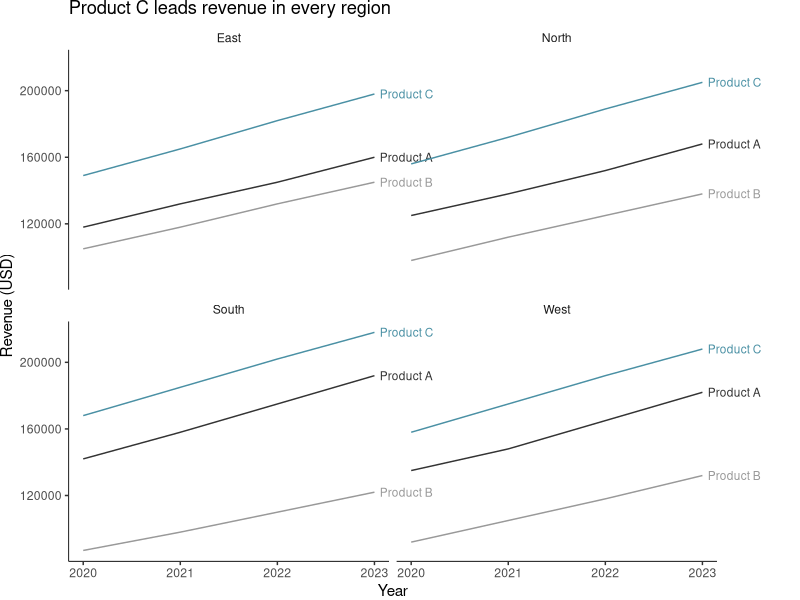
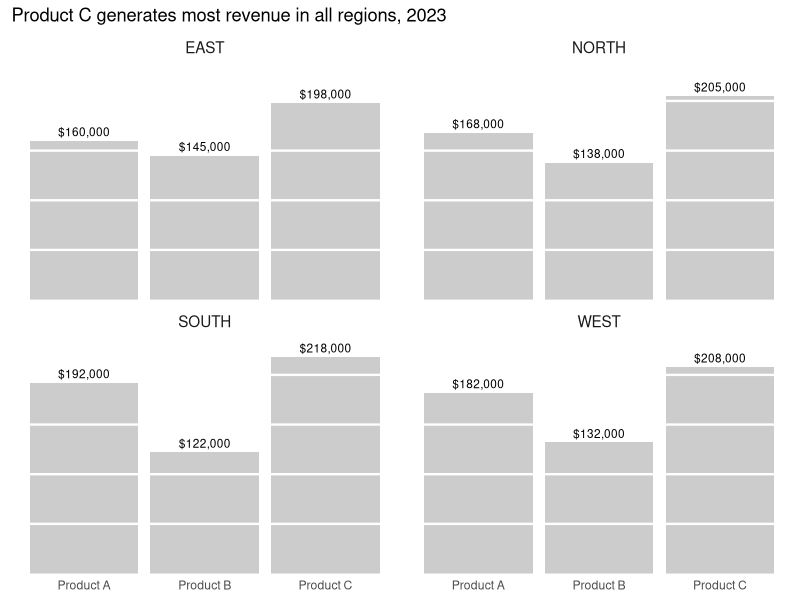
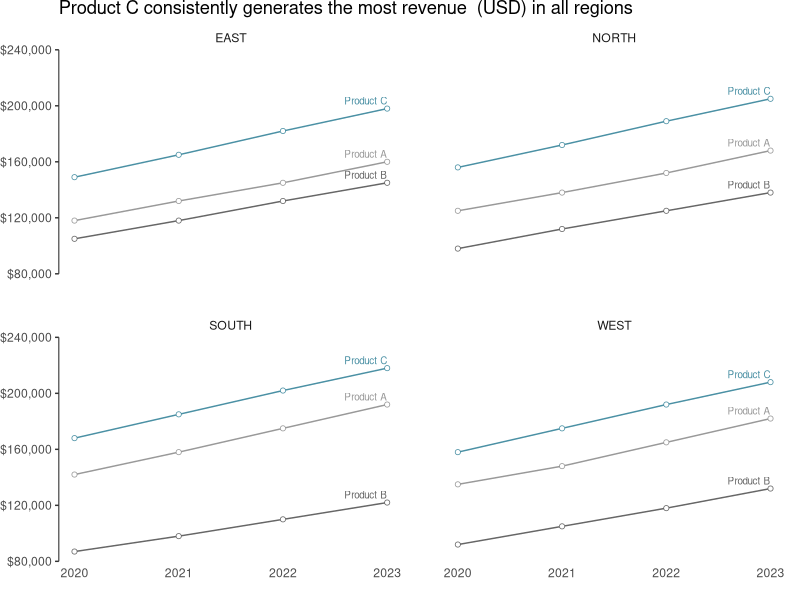
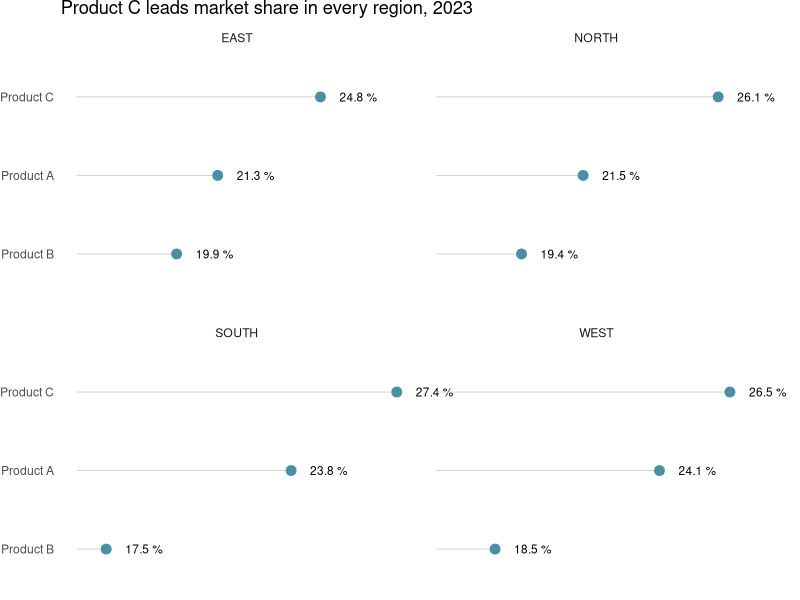
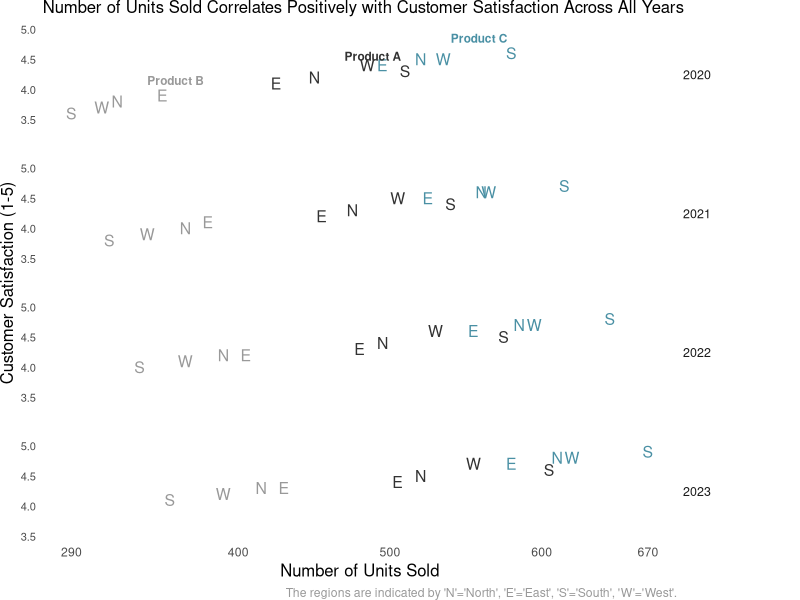
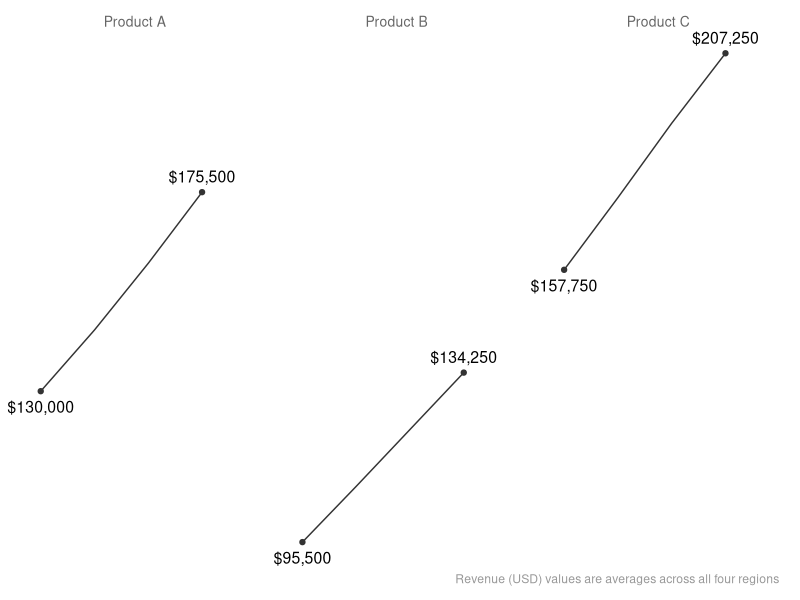
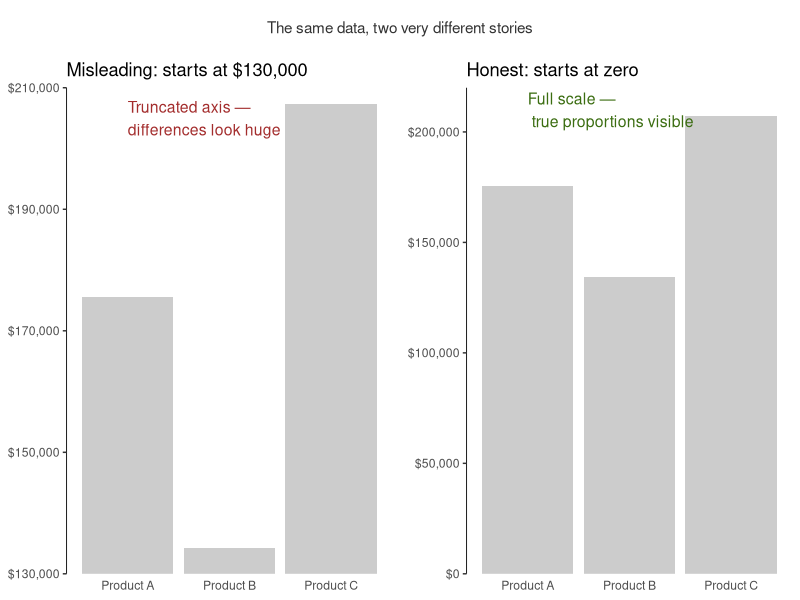
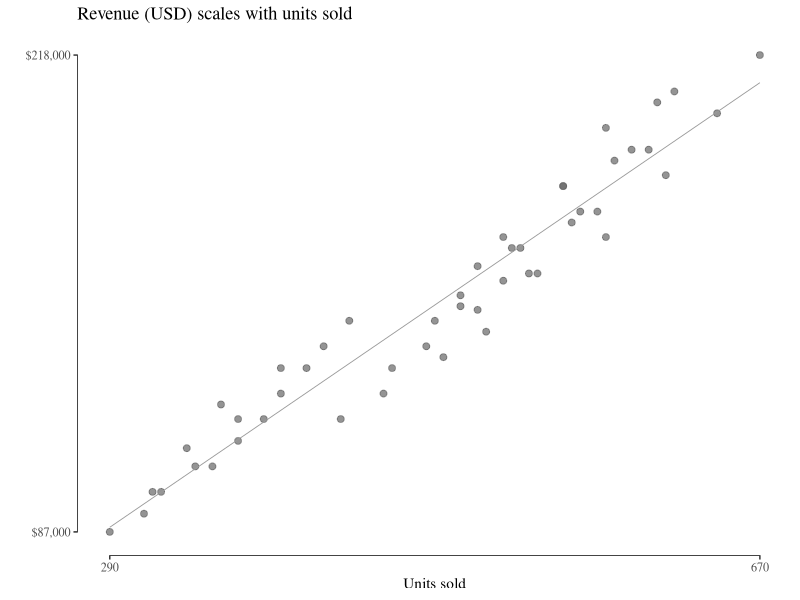

Write R code to recreate these figures, in order.
## ---- chunk 1
# Load required libraries
library(tidyverse)
library(ggthemes)
library(gridExtra)
library(cowplot)
library(grid)
library(skimr)

# Read the raw data
data <- read_csv("sample_data.csv")
# Check first rows, names and dtypes
head(data)
# Change products from Product_X to "Product X"
data <- data |>
   mutate(product = gsub("_", " ", product))

# look at structure and statistics of dataset
skimr::skim(data)
## ---- chunk 2

data |>
  mutate(region = factor(region, levels = c("North", "East", "South", "West"))) |>
  ggplot(aes(x = year, y = revenue, color = product)) +
  geom_line() +
  facet_wrap(~ region) +
  geom_text(
    data = data |> filter(year == max(year)),
    aes(label = product),
    hjust = -0.1, size = 3
  ) +
      scale_colour_manual(values = c("Product A" = "grey20",
                                 "Product B" = "grey60",
                                 "Product C" = "#4a90a4")) +
  coord_cartesian(clip = "off") +
  theme(
    panel.grid       = element_blank(),
    panel.border     = element_blank(),
    axis.line        = element_line(colour = "black", linewidth = 0.3),
    panel.background = element_blank(),
    strip.background = element_blank(),
    legend.position  = "none",
    plot.margin      = margin(r = 60)
  ) +
  labs(x = "Year", y = "Revenue (USD)", 
       title = "Product C leads revenue in every region")

## ---- chunk 3

data |> 
  filter(year == 2023) |> 
  ggplot(aes(x = product, y = revenue)) + 
geom_col(fill = "grey80", colour = NA) +
geom_hline(yintercept = seq(50000, max(data$revenue), by = 50000),
           colour = "white", linewidth = 0.8) + 
  facet_wrap(~ region, labeller = labeller(region = toupper)) +
  geom_text(aes(label = scales::dollar(revenue)), vjust = -0.5, size = 3) +
  scale_y_continuous(expand = expansion(mult = c(0, 0.1))) +
  theme(
    panel.grid       = element_blank(),
    panel.border     = element_blank(),
    panel.background = element_blank(),
    axis.line.x      = element_blank(),
    axis.ticks       = element_blank(),
    axis.text.y      = element_blank(),
    axis.title.y     = element_blank(),
    strip.background = element_blank(),
    legend.position  = "none",
    strip.text       = element_text(size = 11)
  ) +
  labs(x = NULL, title = "Product C generates most revenue in all regions, 2023")
## ---- chunk 4


ggplot(data, aes(x = year, y = revenue, col = product)) + 
  geom_line() + 
  geom_point(size = 1.5, shape = 21, fill = "white", stroke = 0.4) +
  facet_wrap(~ region, labeller = labeller(region = toupper)) +
  scale_colour_manual(values = c("Product A" = "grey60", 
                                 "Product B" = "grey40", 
                                 "Product C" = "#4a90a4")) +

scale_y_continuous(
  limits = c(80000, 240000),
  breaks = c(80000, 120000, 160000, 200000, 240000),
  labels = scales::dollar,
  expand = c(0, 0)
)+
  theme(
    panel.grid       = element_blank(),
    panel.border     = element_blank(),
    axis.line        = element_line(colour = "black", linewidth = 0.3),
    panel.background = element_blank(),
    axis.line.x      = element_blank(),
    axis.ticks.x     = element_blank(),
    axis.title.y     = element_blank(),
    strip.background = element_blank(),
    legend.position  = "none",
    plot.margin      = margin(r = 10)
  ) +
theme(panel.spacing.x = unit(1, "cm"),
     panel.spacing.y = unit(1, "cm")) +
geom_text(
  data = data |> filter(year == max(year)),
  aes(label = product),
  hjust = 1, 
  vjust = -0.5,
  size = 2.5
) +
  labs(x = "", title = "Product C consistently generates the most revenue  (USD) in all regions")
## ---- chunk 5

data |>
  filter(year == 2023) |>
  arrange(region, market_share) |>
  mutate(product = factor(product, levels = unique(product))) |>
  ggplot(aes(x = market_share, y = product)) +
  geom_segment(aes(x = min(market_share) -1 , xend = market_share, yend = product),
               colour = "grey80", linewidth = 0.3) +
  geom_point(size = 3, colour = "#4a90a4") +
geom_text(aes(label = paste0(round(market_share, 1), " %")),
          hjust = -0.5, size = 3) +
coord_cartesian(clip = "off") +
theme(plot.margin = margin(r = 20)) +
  facet_wrap(~ region, labeller = labeller(region = toupper)) +
  theme(
    panel.grid       = element_blank(),
    panel.border     = element_blank(),
    panel.background = element_blank(),
    strip.background = element_blank(),
    axis.line        = element_blank(),
    axis.ticks       = element_blank(),
    axis.title.x     = element_blank(),
    axis.text.x      = element_blank()) + 
theme(panel.spacing.y = unit(0.5, "cm")) +
  labs(y = NULL, title = "Product C leads market share in every region, 2023")
## ---- chunk 6
ggplot(data, aes(x = units_sold, y = customer_satisfaction, col = product)) +
  geom_text(aes(label = substr(region, 1, 1)), size = 4, show.legend = FALSE) +
geom_text(
  data = data |> filter(year == min(year), region == "North"),
  aes(label = product),
  hjust = 0, nudge_x = 20, nudge_y = 0.35, size = 3, fontface = "bold"
)+
  facet_grid(year ~ .) +
  scale_colour_manual(values = c("Product A" = "grey20",
                                 "Product B" = "grey60",
                                 "Product C" = "#4a90a4")) +
  scale_y_continuous(breaks = seq(3, 5, by = 0.5)) +
  scale_x_continuous(breaks = c(min(data$units_sold), 400, 500, 600, max(data$units_sold))
) +
  coord_cartesian(ylim = c(3.5, 5), clip = "off") +
  theme(
    panel.grid       = element_blank(),
    panel.border     = element_blank(),
    panel.background = element_blank(),
    strip.background = element_blank(),
    axis.line        = element_blank(),
    axis.ticks       = element_blank(),
    legend.position  = "none",
    axis.text.y      = element_text(size = 8),
    strip.text.y     = element_text(angle = 0, size = 9),
    plot.margin      = margin(r = 60),
    panel.spacing.y  = unit(1, "cm"),
    plot.caption     = element_text(colour = "grey60"),
    plot.title   = element_text(size = 12),
    axis.title.x = element_text(size = 12),
    axis.title.y = element_text(size = 12)
  ) +
  labs(x = "Number of Units Sold", y = "Customer Satisfaction (1-5)",
       title = "Number of Units Sold Correlates Positively with Customer Satisfaction Across All Years",
       caption = "The regions are indicated by 'N'='North', 'E'='East', 'S'='South', 'W'='West'.")
## ---- chunk 7

data_spark <- data |>
  group_by(product, year) |>
  summarise(revenue = mean(revenue), .groups = "drop")

endpoints <- data_spark |>
  group_by(product) |>
  filter(revenue == min(revenue) | revenue == max(revenue))

ggplot(data_spark, aes(x = year, y = revenue)) +
  geom_line(linewidth = 0.5, colour = "grey20") +
  geom_point(data = endpoints, size = 1.5, colour = "grey20") +
  geom_text(
    data = endpoints |> filter(revenue == max(revenue)),
    aes(label = scales::dollar(revenue)),
    vjust = -0.8, size = 4
  ) +
  geom_text(
    data = endpoints |> filter(revenue == min(revenue)),
    aes(label = scales::dollar(revenue)),
    vjust = 1.8, size = 4
  ) +
  facet_wrap(~ product, nrow = 1) +
  scale_x_continuous(limits = c(2019.5, 2024), expand = c(0, 0)) +
  scale_y_continuous(limits = c(min(data_spark$revenue), max(data_spark$revenue))) +
  coord_cartesian(clip = "off") +
  theme_void() +
  theme(
    strip.text    = element_text(size = 10, colour = "grey40"),
    panel.spacing = unit(0.5, "cm"),
    plot.margin   = margin(10, 15, 10, 10),
      plot.caption     = element_text(colour = "grey60")
  ) +
  
labs(caption = "Revenue (USD) values are averages across all four regions")
## ---- chunk 8

data_2023 <- data |> filter(year == 2023) |>
  group_by(product) |>
  summarise(revenue = mean(revenue), .groups = "drop")

p1 <- ggplot(data_2023, aes(x = product, y = revenue)) +
  geom_col(fill = "grey80") +
  scale_y_continuous(labels = scales::dollar, expand = c(0, 0)) +
  coord_cartesian(ylim = c(130000, 210000)) +
  annotate("text", x = 1, y = 205000, label = "Truncated axis — \ndifferences look huge",
           size = 4, colour = "#a32d2d", hjust = 0) +
  theme(panel.grid = element_blank(), panel.background = element_blank(),
        axis.ticks.x = element_blank(), panel.border = element_blank(),
        axis.line.y = element_line(linewidth = 0.3)) +
  labs(x = NULL, y = NULL, title = "Misleading: starts at $130,000", size=11)

p2 <- ggplot(data_2023, aes(x = product, y = revenue)) +
  geom_col(fill = "grey80") +
  scale_y_continuous(labels = scales::dollar, expand = c(0, 0)) +
  coord_cartesian(ylim = c(0, 220000)) +
  annotate("text", x = 1, y = 210000, label = "Full scale —\n true proportions visible",
           size = 4, colour = "#3b6d11", hjust = 0) +
  theme(panel.grid = element_blank(), panel.background = element_blank(),
        axis.ticks.x = element_blank(), panel.border = element_blank(),
        axis.line.y = element_line(linewidth = 0.3)) +
  labs(x = NULL, y = NULL, title = "Honest: starts at zero")

title <- ggdraw() + 
  draw_label("The same data, two very different stories", 
             fontface = "plain", size = 11, colour = "grey20")

plot_grid(title, plot_grid(p1, p2, ncol = 2), 
          ncol = 1, rel_heights = c(0.1, 1))
## ---- chunk 9

ggplot(data, aes(x = units_sold, y = revenue)) +
  geom_point(colour = "grey40", size = 2, alpha = 0.7) +
  geom_rangeframe() +
  scale_y_continuous(
    breaks = c(min(data$revenue), max(data$revenue)),
    labels = scales::dollar
  ) +
  scale_x_continuous(
    breaks = c(min(data$units_sold), max(data$units_sold)),
    labels = scales::comma
  ) +
    geom_smooth(method = "lm", se = FALSE, 
            linewidth = 0.3, colour = "grey60") +
  theme_tufte() +
  labs(x = "Units sold", y = "",
       title = "Revenue (USD) scales with units sold")
## ---- chunk 10

data_table <- data |>
  filter(year == 2023) |>
  group_by(region) |>
  summarise(
    revenue      = mean(revenue),
    units_sold   = mean(units_sold),
    satisfaction = mean(customer_satisfaction),
    market_share = mean(market_share),
    .groups = "drop"
  ) |>
  arrange(revenue) |>
  mutate(region = factor(region, levels = region))


p_text <- ggplot(data_table, aes(y = region)) +
  geom_text(aes(x = 0, label = region), hjust = 0, size = 3, fontface = "bold") +
  geom_text(aes(x = 1, label = scales::dollar(revenue, accuracy = 1)), hjust = 1, size = 3) +
  geom_text(aes(x = 1.4, label = round(units_sold, 0)), hjust = 1, size = 3) +
  geom_text(aes(x = 1.8, label = round(satisfaction, 1)), hjust = 1, size = 3) +
  annotate("text", x = 0,   y = 4.7, label = "Region",       hjust = 0, size = 2.8, colour = "grey40", fontface = "bold") +
  annotate("text", x = 1,   y = 4.7, label = "Avg revenue",  hjust = 1, size = 2.8, colour = "grey40", fontface = "bold") +
  annotate("text", x = 1.4, y = 4.7, label = "Units",        hjust = 1, size = 2.8, colour = "grey40", fontface = "bold") +
  annotate("text", x = 1.8, y = 4.7, label = "Satisfaction", hjust = 1, size = 2.8, colour = "grey40", fontface = "bold") +
  annotate("segment", x = 0, xend = 2, y = 4.5, yend = 4.5,
           colour = "grey60", linewidth = 0.3) +
  scale_x_continuous(limits = c(0, 2)) +
  scale_y_discrete(expand = expansion(add = c(0.5, 1))) +
  theme_void() +
  theme(plot.margin = margin(0, 0, 0, 10))

p_bars <- ggplot(data_table, aes(y = region, x = market_share)) +
  geom_col(fill = "#4a90a4", width = 0.3, alpha = 0.6) +
  geom_text(aes(label = paste0(round(market_share, 1), "%")),
            hjust = -0.1, size = 2.5, colour = "grey20") +
  annotate("text", x = 0, y = 4.7, label = "Market share",
           hjust = 0, size = 2.8, colour = "grey40", fontface = "bold") +
  annotate("segment", x = 0, xend = 30, y = 4.5, yend = 4.5,
           colour = "grey60", linewidth = 0.3) +
  scale_x_continuous(limits = c(0, 30), expand = c(0, 0)) +
  scale_y_discrete(expand = expansion(add = c(0.5, 1))) +
  theme_void() +
  theme(plot.margin = margin(0, 10, 0, 0))

grid.arrange(p_text, p_bars, ncol = 2, widths = c(2.5, 1),
             top = "Regional performance · 2023")
## ---- chunk 11

# panel 1 — revenue trend by product (sparkline style)
data_spark <- data |>
  group_by(product, year) |>
  summarise(revenue = mean(revenue), .groups = "drop")

endpoints <- data_spark |>
  group_by(product) |>
  filter(revenue == min(revenue) | revenue == max(revenue))

p1 <- ggplot(data_spark, aes(x = year, y = revenue, colour = product)) +
  geom_line(linewidth = 0.6) +
  geom_point(data = endpoints, size = 1.5) +
  geom_text(
    data = endpoints |> filter(revenue == max(revenue)),
    aes(label = scales::dollar(revenue, accuracy = 1)),
    vjust = -0.8, size = 2.2
  ) +
  geom_text(
    data = data_spark |> filter(year == max(year)),
    aes(label = product),
    hjust = -0.1, size = 2.5
  ) +
  scale_colour_manual(values = c("Product A" = "grey60",
                                 "Product B" = "grey40",
                                 "Product C" = "#4a90a4")) +
  scale_x_continuous(limits = c(2020, 2025), expand = c(0, 0)) +
  scale_y_continuous(labels = scales::dollar) +
  coord_cartesian(clip = "off") +
  theme(
    panel.grid       = element_blank(),
    panel.background = element_blank(),
    panel.border     = element_blank(),
    axis.line.y      = element_line(linewidth = 0.3, colour = "grey60"),
    axis.ticks.x     = element_blank(),
    axis.title       = element_blank(),
    legend.position  = "none",
    plot.margin      = margin(5, 60, 5, 5),
    plot.title       = element_text(size = 9, colour = "grey40")
  ) +
  labs(title = "1. Product C leads revenue growth")

# panel 2 — dot plot market share 2023
data_2023 <- data |>
  filter(year == 2023) |>
  group_by(product) |>
  summarise(market_share = mean(market_share), .groups = "drop") |>
  arrange(market_share) |>
  mutate(product = factor(product, levels = product))

p2 <- ggplot(data_2023, aes(x = market_share, y = product)) +
  geom_segment(aes(x = min(market_share) - 1, xend = market_share, yend = product),
               colour = "grey80", linewidth = 0.3) +
  geom_point(size = 3, colour = "#4a90a4") +
  geom_text(aes(label = paste0(round(market_share, 1), "%")),
            hjust = -0.4, size = 2.5) +
  coord_cartesian(clip = "off") +
  theme(
    panel.grid       = element_blank(),
    panel.background = element_blank(),
    panel.border     = element_blank(),
    axis.line        = element_blank(),
    axis.ticks       = element_blank(),
    axis.title       = element_blank(),
    axis.text.x      = element_blank(),
    legend.position  = "none",
    plot.margin      = margin(5, 40, 5, 5),
    plot.title       = element_text(size = 9, colour = "grey40")
  ) +
  labs(title = "2. Market share by product, 2023")

# panel 3 — units sold vs satisfaction
p3 <- ggplot(data, aes(x = units_sold, y = customer_satisfaction, colour = product)) +
  geom_text(aes(label = substr(region, 1, 1)), size = 3) +
  geom_smooth(method = "lm", se = FALSE, linewidth = 0.3, colour = "grey60") +
  scale_colour_manual(values = c("Product A" = "grey60",
                                 "Product B" = "grey40",
                                 "Product C" = "#4a90a4")) +
  scale_y_continuous(limits = c(3.5, 5), breaks = seq(3.5, 5, 0.5)) +
  theme(
    panel.grid       = element_blank(),
    panel.background = element_blank(),
    panel.border     = element_blank(),
    axis.line        = element_line(linewidth = 0.3, colour = "grey60"),
    axis.ticks       = element_blank(),
    axis.title       = element_text(size = 8, colour = "grey40"),
    legend.position  = "none",
    plot.margin      = margin(5, 5, 5, 5),
    plot.title       = element_text(size = 9, colour = "grey40")
  ) +
  labs(x = "Units sold", y = "Satisfaction",
       title = "3. More units sold, higher satisfaction")

# panel 4 — regional revenue table
data_region <- data |>
  filter(year == 2023) |>
  group_by(region) |>
  summarise(
    revenue      = mean(revenue),
    units_sold   = mean(units_sold),
    satisfaction = mean(customer_satisfaction),
    market_share = mean(market_share),
    .groups = "drop"
  ) |>
  arrange(revenue) |>
  mutate(region = factor(region, levels = region))

p4 <- ggplot(data_region, aes(y = region)) +
  geom_text(aes(x = 0,   label = region),                               hjust = 0, size = 2.8, fontface = "bold") +
  geom_text(aes(x = 1,   label = scales::dollar(revenue, accuracy=1)),  hjust = 1, size = 2.8) +
  geom_text(aes(x = 1.4, label = round(units_sold, 0)),                 hjust = 1, size = 2.8) +
  geom_text(aes(x = 1.8, label = round(satisfaction, 1)),               hjust = 1, size = 2.8) +
  geom_text(aes(x = 2.2, label = paste0(round(market_share,1), "%")),   hjust = 1, size = 2.8) +
  annotate("text", x = 0,   y = 4.7, label = "Region",      hjust = 0, size = 2.5, colour = "grey40", fontface = "bold") +
  annotate("text", x = 1,   y = 4.7, label = "Revenue",     hjust = 1, size = 2.5, colour = "grey40", fontface = "bold") +
  annotate("text", x = 1.4, y = 4.7, label = "Units",       hjust = 1, size = 2.5, colour = "grey40", fontface = "bold") +
  annotate("text", x = 1.8, y = 4.7, label = "Satisfaction",hjust = 1, size = 2.5, colour = "grey40", fontface = "bold") +
  annotate("text", x = 2.2, y = 4.7, label = "Mkt share",   hjust = 1, size = 2.5, colour = "grey40", fontface = "bold") +
  annotate("segment", x = 0, xend = 2.3, y = 4.5, yend = 4.5,
           colour = "grey60", linewidth = 0.3) +
  scale_x_continuous(limits = c(0, 2.3)) +
  scale_y_discrete(expand = expansion(add = c(0.5, 1))) +
  theme_void() +
  theme(
    plot.margin = margin(5, 5, 5, 5),
    plot.title  = element_text(size = 9, colour = "grey40")
  ) +
  labs(title = "4. Regional performance, 2023")

# combine
grid.arrange(
  p1, p2, p3, p4,
  ncol = 2,
  top = grid::textGrob(
    "Product C dominates — but satisfaction and volume rise together across all products",
    gp = grid::gpar(fontsize = 11, col = "grey20")
  )
)
